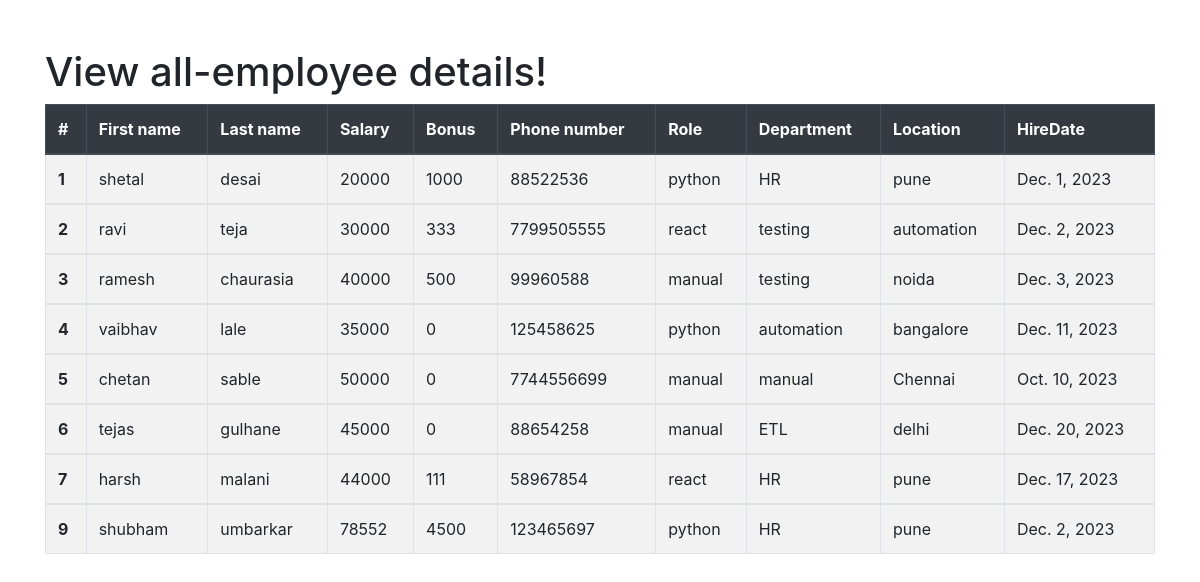
The app's page /all_emp with its own data.
### employee_app/models.py (models this page shows, shortened)
class Employee(models.Model):
    first_name = models.CharField(max_length=100, null=False)
    last_name = models.CharField(max_length=100)
    dept=models.ForeignKey(Department,on_delete=models.CASCADE)
    salary=models.IntegerField(default=0)
    bonus=models.IntegerField(default=0)
    role=models.ForeignKey(Role,on_delete=models.CASCADE)
    phone=models.IntegerField(default=0)
    hire_date=models.DateField()

class Role(models.Model):
    name = models.CharField(max_length=100, null=False)

class Department(models.Model):
    name = models.CharField(max_length=100, null=False)
    location = models.CharField(max_length=100)

### employee_app/views.py (the view)
# urls.py: path('all_emp',views.all_emp,name='all_emp'),
def all_emp(request):
    emp=Employee.objects.all()
    context={
        'emps':emp
    }
    return render(request,'all_emp.html',context)

### employee_app/templates/all_emp.html (shortened to what this page needs)
       <!DOCTYPE html>
<html lang="en">
<head>
  <link rel="stylesheet" href="https://stackpath.bootstrapcdn.com/bootstrap/4.5.2/css/bootstrap.min.css">
</head>
<body>
<div class="container mt-5">
    <h1>View all-employee details!</h1>
  <table class="table table-striped table-bordered">
    <thead class="thead-dark">
    <tr>
      <th scope="col">#</th>
      <th scope="col">First name</th>
      <th scope="col">Last name</th>
      <th scope="col">Salary</th>
      <th scope="col">Bonus</th>
      <th scope="col">Phone number</th>
      <th scope="col">Role</th>
      <th scope="col">Department</th>
      <th scope="col">Location</th>
      <th scope="col">HireDate</th>
    </tr>
    </thead>
         {% for emp in emps %}
     <tbody>
      <tr>
        <th scope="col">{{emp.id}}</th>
        <td scope="col">{{emp.first_name}}</td>
        <td scope="col">{{emp.last_name}}</td>
        <td scope="col">{{emp.salary}}</td>
        <td scope="col">{{emp.bonus}}</td>
        <td scope="col">{{emp.phone}}</td>
        <td scope="col">{{emp.role.name}}</td>
        <td scope="col">{{emp.dept.name}}</td>
        <td scope="col">{{emp.dept.location}}</td>
        <td scope="col">{{emp.hire_date}}</td>
      </tr>
    </tbody>
    {% endfor %}
  </table>
</div>
</body>
</html>
  </body>
</html>

### records on screen
Employee: id "1", first_name "shetal", last_name "desai", salary "20000", bonus "1000", phone "88522536", role.name "python", dept.name "HR", dept.location "pune", hire_date "Dec. 1, 2023"
Employee: id "2", first_name "ravi", last_name "teja", salary "30000", bonus "333", phone "7799505555", role.name "react", dept.name "testing", dept.location "automation", hire_date "Dec. 2, 2023"
Employee: id "3", first_name "ramesh", last_name "chaurasia", salary "40000", bonus "500", phone "99960588", role.name "manual", dept.name "testing", dept.location "noida", hire_date "Dec. 3, 2023"
Employee: id "4", first_name "vaibhav", last_name "lale", salary "35000", bonus "0", phone "125458625", role.name "python", dept.name "automation", dept.location "bangalore", hire_date "Dec. 11, 2023"
Employee: id "5", first_name "chetan", last_name "sable", salary "50000", bonus "0", phone "7744556699", role.name "manual", dept.name "manual", dept.location "Chennai", hire_date "Oct. 10, 2023"
Employee: id "6", first_name "tejas", last_name "gulhane", salary "45000", bonus "0", phone "88654258", role.name "manual", dept.name "ETL", dept.location "delhi", hire_date "Dec. 20, 2023"
Employee: id "7", first_name "harsh", last_name "malani", salary "44000", bonus "111", phone "58967854", role.name "react", dept.name "HR", dept.location "pune", hire_date "Dec. 17, 2023"
Employee: id "9", first_name "shubham", last_name "umbarkar", salary "78552", bonus "4500", phone "123465697", role.name "python", dept.name "HR", dept.location "pune", hire_date "Dec. 2, 2023"
